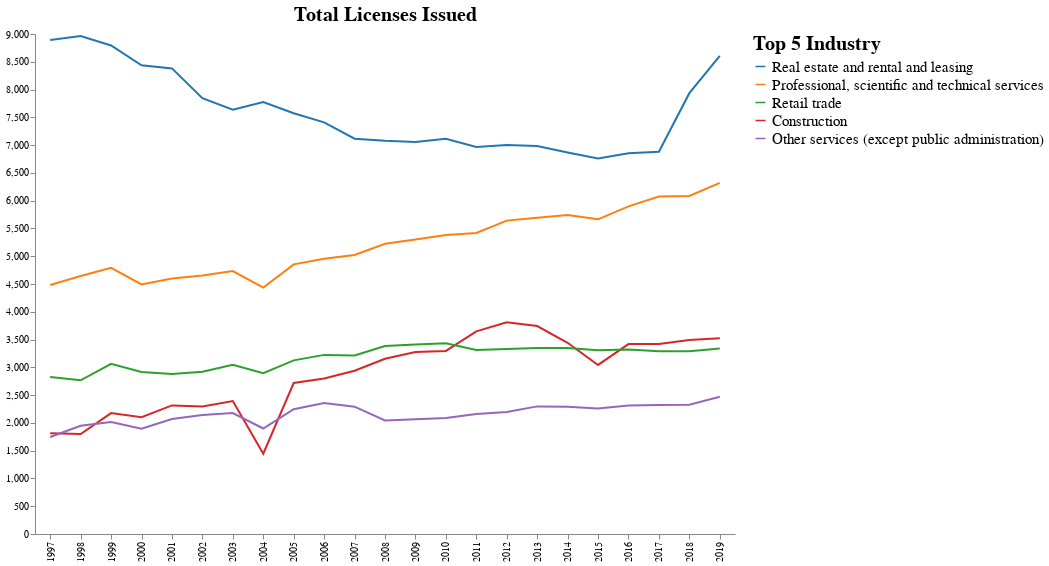

Notebook code cell kept with this figure:
### Code cell
plot_3

### Figure 1 — Vega-Lite specification as saved in the notebook (floating-point values rounded to 4 significant figures; data arrays with more than 128 entries replaced by an {"elided": "..."} marker saying what was removed)
{"config": {"view": {"continuousWidth": 400, "continuousHeight": 300, "strokeWidth": 0}, "axis": {"grid": false}, "legend": {"labelFontSize": 15, "labelLimit": 0, "titleFontSize": 20}, "title": {"anchor": "middle", "color": "black", "font": "Arial", "fontSize": 20}}, "data": {"name": "data-b4c5b9b1de0d14900a00d302c2dfb586"}, "mark": "line", "encoding": {"color": {"type": "nominal", "field": "Industry", "legend": {"title": "Top 5 Industry"}, "scale": {"scheme": "category10"}, "sort": ["Real estate and rental and leasing", "Professional, scientific and technical services", "Retail trade", "Construction", "Other services (except public administration)"]}, "x": {"type": "ordinal", "field": "FOLDERYEAR", "title": null}, "y": {"type": "quantitative", "aggregate": "sum", "field": "total_license_issued", "title": null}}, "height": 500, "title": "Total Licenses Issued", "width": 700, "$schema": "https://vega.github.io/schema/vega-lite/v4.0.2.json", "datasets": {"data-b4c5b9b1de0d14900a00d302c2dfb586": {"elided": "2193 records"}}}
